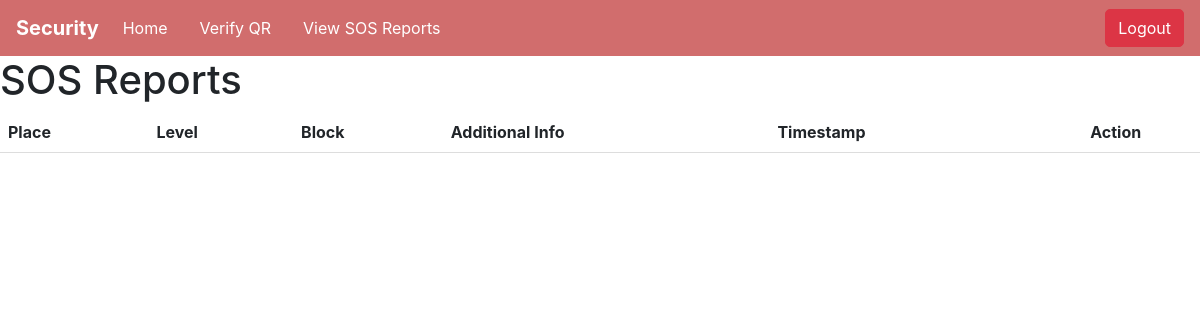
/view_sos_reports, run on an earlier commit of the app's database.
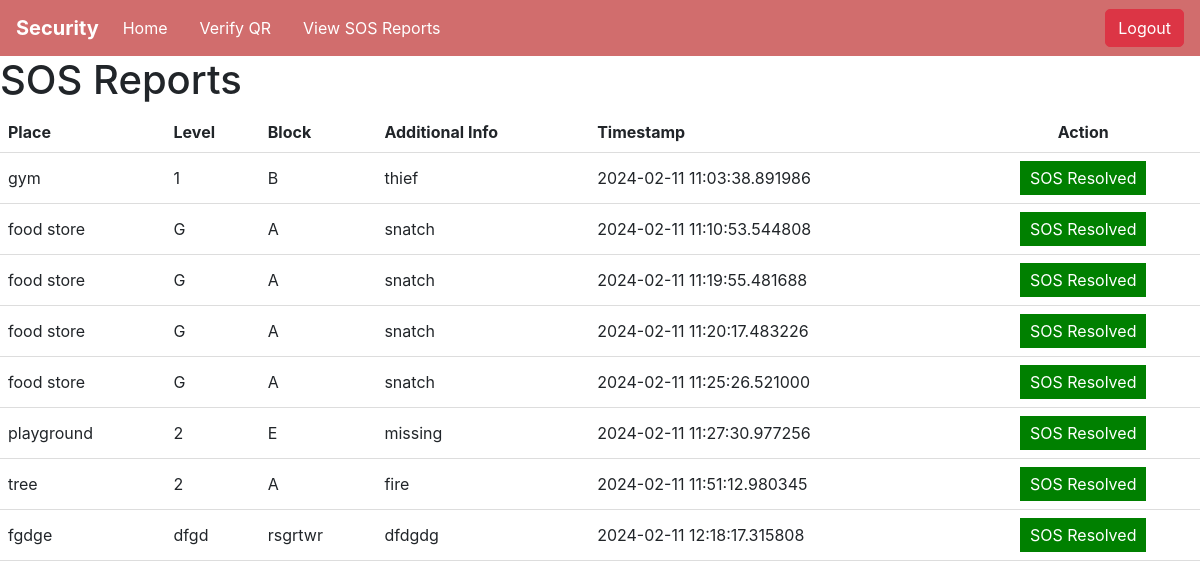
And on a later commit of the database.
### app.py (models this page shows)
class SOSReport(db.Model):
    __tablename__ = 'sos_reports'
    id = db.Column(db.Integer, primary_key=True)
    place = db.Column(db.String(100), nullable=False)
    level = db.Column(db.String(50), nullable=False)
    block = db.Column(db.String(50), nullable=False)
    additional_info = db.Column(db.Text)
    timestamp = db.Column(db.DateTime, nullable=False, default=datetime.utcnow)

### app.py (the view)
@app.route('/view_sos_reports')
def view_sos_reports():
    sos_reports = SOSReport.query.all()
    return render_template('view_sos_reports.html', sos_reports=sos_reports)

### templates/view_sos_reports.html (shortened to what this page needs)
<!DOCTYPE html>
<html lang="en">
<head>
    <link rel="stylesheet" href="https://cdn.jsdelivr.net/npm/bootstrap@4.5.2/dist/css/bootstrap.min.css">
</head>
<body>
    <nav class="navbar navbar-expand-lg navbar-light" style="background-color: #D16D6D; color: white;">
        <a class="navbar-brand" href="#" style="color: white;">Security</a>
        <div class="collapse navbar-collapse" id="navbarNav">
          <ul class="navbar-nav">
            <li class="nav-item">
              <a class="nav-link" href="{{ url_for('security_page') }}" style="color: white;">Home</a>
            </li>
            <li class="nav-item">
                <a class="nav-link" href="{{ url_for('verify_qr') }}" style="color: white;">Verify QR</a>
            </li>
            <li class="nav-item">
                <a class="nav-link" href="{{ url_for('view_sos_reports') }}" style="color: white;">View SOS Reports</a>
            </li>
          </ul>
        </div>
        <form class="form-inline my-2 my-lg-0 ml-auto" action="{{ url_for('logout') }}" method="post">
          <button type="submit" class="btn btn-danger">Logout</button>
        </form>
    </nav>
    <h1>SOS Reports</h1>
    <table>
        <thead>
            <tr>
                <th>Place</th>
                <th>Level</th>
                <th>Block</th>
                <th>Additional Info</th>
                <th>Timestamp</th>
                <th>Action</th>
            </tr>
        </thead>
        <tbody>
            {% for sos_report in sos_reports %}
            <tr>
                <td>{{ sos_report.place }}</td>
                <td>{{ sos_report.level }}</td>
                <td>{{ sos_report.block }}</td>
                <td>{{ sos_report.additional_info }}</td>
                <td>{{ sos_report.timestamp }}</td>
                <td style="text-align: center;">
                    <form action="{{ url_for('resolve_sos', sos_id=sos_report.id) }}" method="post">
                        <button class="resolved-button" type="submit">SOS Resolved</button>
                    </form>
                </td>
            </tr>
            {% endfor %}
        </tbody>
    </table>
</body>
</html>

What changed in the data, as far as the page shows it:
added SOSReport: place "gym", level "1", block "B", additional_info "thief", timestamp "2024-02-11 11:03:38.891986"
added SOSReport: place "food store", level "G", block "A", additional_info "snatch", timestamp "2024-02-11 11:10:53.544808"
added SOSReport: place "food store", level "G", block "A", additional_info "snatch", timestamp "2024-02-11 11:19:55.481688"
added SOSReport: place "food store", level "G", block "A", additional_info "snatch", timestamp "2024-02-11 11:20:17.483226"
added SOSReport: place "food store", level "G", block "A", additional_info "snatch", timestamp "2024-02-11 11:25:26.521000"
added SOSReport: place "playground", level "2", block "E", additional_info "missing", timestamp "2024-02-11 11:27:30.977256"
added SOSReport: place "tree", level "2", block "A", additional_info "fire", timestamp "2024-02-11 11:51:12.980345"
added SOSReport: place "fgdge", level "dfgd", block "rsgrtwr", additional_info "dfdgdg", timestamp "2024-02-11 12:18:17.315808"
